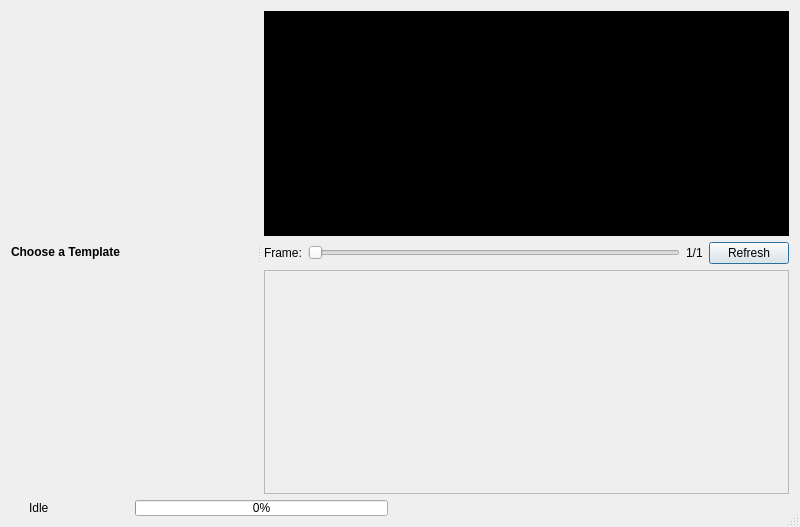
<?xml version="1.0" encoding="UTF-8"?>
<ui version="4.0">
 <class>Dialog</class>
 <widget class="QDialog" name="Dialog">
  <property name="geometry">
   <rect>
    <x>0</x>
    <y>0</y>
    <width>800</width>
    <height>527</height>
   </rect>
  </property>
  <property name="windowTitle">
   <string>Animated Titles (Powered by Blender)</string>
  </property>
  <property name="windowIcon">
   <iconset>
    <normaloff>:/about/blender.svg</normaloff>:/about/blender.svg</iconset>
  </property>
  <property name="autoFillBackground">
   <bool>false</bool>
  </property>
  <property name="sizeGripEnabled">
   <bool>true</bool>
  </property>
  <layout class="QGridLayout" name="gridLayout" columnstretch="0" columnminimumwidth="0">
   <item row="1" column="0">
    <widget class="QSplitter" name="splitter">
     <property name="lineWidth">
      <number>3</number>
     </property>
     <property name="orientation">
      <enum>Qt::Horizontal</enum>
     </property>
     <property name="handleWidth">
      <number>10</number>
     </property>
     <widget class="QWidget" name="widget" native="true">
      <property name="sizePolicy">
       <sizepolicy hsizetype="MinimumExpanding" vsizetype="Preferred">
        <horstretch>0</horstretch>
        <verstretch>0</verstretch>
       </sizepolicy>
      </property>
      <property name="minimumSize">
       <size>
        <width>0</width>
        <height>0</height>
       </size>
      </property>
      <property name="maximumSize">
       <size>
        <width>400</width>
        <height>16777215</height>
       </size>
      </property>
      <layout class="QGridLayout" name="gridLayout_2">
       <item row="0" column="0">
        <layout class="QVBoxLayout" name="verticalLayout">
         <item>
          <widget class="QLabel" name="label">
           <property name="text">
            <string>&lt;b&gt;Choose a Template&lt;/b&gt;</string>
           </property>
          </widget>
         </item>
        </layout>
       </item>
      </layout>
     </widget>
     <widget class="QWidget" name="widget_2" native="true">
      <layout class="QGridLayout" name="gridLayout_3">
       <item row="3" column="0">
        <widget class="QScrollArea" name="scrollArea">
         <property name="widgetResizable">
          <bool>true</bool>
         </property>
         <widget class="QWidget" name="settingsContainer">
          <property name="geometry">
           <rect>
            <x>0</x>
            <y>0</y>
            <width>480</width>
            <height>210</height>
           </rect>
          </property>
          <layout class="QFormLayout" name="formLayout">
           <property name="fieldGrowthPolicy">
            <enum>QFormLayout::AllNonFixedFieldsGrow</enum>
           </property>
          </layout>
         </widget>
        </widget>
       </item>
       <item row="2" column="0">
        <layout class="QHBoxLayout" name="horizontalLayout">
         <property name="topMargin">
          <number>0</number>
         </property>
         <item>
          <widget class="QLabel" name="label_3">
           <property name="text">
            <string>Frame:</string>
           </property>
          </widget>
         </item>
         <item>
          <widget class="QSlider" name="sliderPreview">
           <property name="orientation">
            <enum>Qt::Horizontal</enum>
           </property>
          </widget>
         </item>
         <item>
          <widget class="QLabel" name="lblFrame">
           <property name="text">
            <string>1/1</string>
           </property>
          </widget>
         </item>
         <item>
          <widget class="QPushButton" name="btnRefresh">
           <property name="text">
            <string>Refresh</string>
           </property>
          </widget>
         </item>
        </layout>
       </item>
       <item row="0" column="0">
        <widget class="QLabel" name="imgPreview">
         <property name="sizePolicy">
          <sizepolicy hsizetype="Expanding" vsizetype="Expanding">
           <horstretch>0</horstretch>
           <verstretch>0</verstretch>
          </sizepolicy>
         </property>
         <property name="minimumSize">
          <size>
           <width>0</width>
           <height>0</height>
          </size>
         </property>
         <property name="styleSheet">
          <string notr="true">background-color: #000000;</string>
         </property>
         <property name="text">
          <string/>
         </property>
         <property name="scaledContents">
          <bool>false</bool>
         </property>
         <property name="alignment">
          <set>Qt::AlignCenter</set>
         </property>
        </widget>
       </item>
      </layout>
     </widget>
    </widget>
   </item>
   <item row="2" column="0">
    <widget class="QWidget" name="buttonsContainer" native="true">
     <property name="sizePolicy">
      <sizepolicy hsizetype="Preferred" vsizetype="Fixed">
       <horstretch>1</horstretch>
       <verstretch>0</verstretch>
      </sizepolicy>
     </property>
     <property name="minimumSize">
      <size>
       <width>200</width>
       <height>16</height>
      </size>
     </property>
     <layout class="QHBoxLayout" name="horizontalLayout_2">
      <property name="topMargin">
       <number>0</number>
      </property>
      <property name="bottomMargin">
       <number>0</number>
      </property>
      <item>
       <widget class="QWidget" name="statusContainer" native="true">
        <layout class="QHBoxLayout" name="statusLayout" stretch="0,1">
         <property name="topMargin">
          <number>0</number>
         </property>
         <property name="rightMargin">
          <number>9</number>
         </property>
         <property name="bottomMargin">
          <number>0</number>
         </property>
         <item>
          <widget class="QLabel" name="frameStatus">
           <property name="minimumSize">
            <size>
             <width>100</width>
             <height>16</height>
            </size>
           </property>
           <property name="text">
            <string>Idle</string>
           </property>
           <property name="textFormat">
            <enum>Qt::PlainText</enum>
           </property>
          </widget>
         </item>
         <item>
          <widget class="QProgressBar" name="frameProgress">
           <property name="minimumSize">
            <size>
             <width>200</width>
             <height>16</height>
            </size>
           </property>
           <property name="baseSize">
            <size>
             <width>200</width>
             <height>16</height>
            </size>
           </property>
           <property name="value">
            <number>0</number>
           </property>
           <property name="textVisible">
            <bool>true</bool>
           </property>
          </widget>
         </item>
        </layout>
       </widget>
      </item>
      <item>
       <widget class="QDialogButtonBox" name="buttonBox">
        <property name="minimumSize">
         <size>
          <width>200</width>
          <height>16</height>
         </size>
        </property>
        <property name="baseSize">
         <size>
          <width>200</width>
          <height>16</height>
         </size>
        </property>
        <property name="orientation">
         <enum>Qt::Horizontal</enum>
        </property>
        <property name="standardButtons">
         <set>QDialogButtonBox::NoButton</set>
        </property>
       </widget>
      </item>
     </layout>
    </widget>
   </item>
  </layout>
 </widget>
 <resources/>
 <connections>
  <connection>
   <sender>buttonBox</sender>
   <signal>accepted()</signal>
   <receiver>Dialog</receiver>
   <slot>accept()</slot>
   <hints>
    <hint type="sourcelabel">
     <x>184</x>
     <y>228</y>
    </hint>
    <hint type="destinationlabel">
     <x>157</x>
     <y>274</y>
    </hint>
   </hints>
  </connection>
  <connection>
   <sender>buttonBox</sender>
   <signal>rejected()</signal>
   <receiver>Dialog</receiver>
   <slot>reject()</slot>
   <hints>
    <hint type="sourcelabel">
     <x>184</x>
     <y>234</y>
    </hint>
    <hint type="destinationlabel">
     <x>286</x>
     <y>274</y>
    </hint>
   </hints>
  </connection>
 </connections>
</ui>
